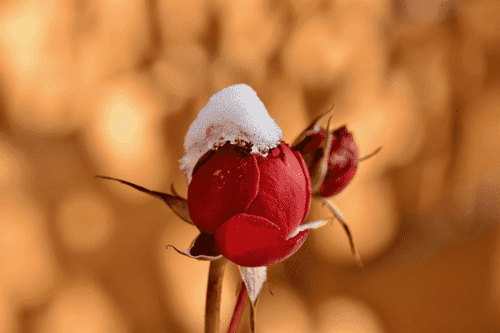
#> input picture inputs/4.jpg, 500 x 333 px, found by its file name
$ python simpleThresholding.py
#> lines starting #> are read from the running program, lines starting #| are printed output that depends on the picture; after the words box and inside, x2 and y2 are one past the last pixel; in counts of white or black regions, pixels touching at a corner belong together
#> further down, img is the input picture: shape (333, 500, 3); mean B, G, R 57.1, 110.6, 184.5
import cv2
import time
import numpy as np

def simple_threshold(src: np.ndarray, thresh: float, maxval: float = 255,thresh_type: int = cv2.THRESH_BINARY) -> np.ndarray:
    """
    Apply simple (global) thresholding.

    Parameters
    ----------
    src : np.ndarray
        Input image (grayscale or color).
    thresh : float
        Threshold value.
    maxval : float
        Maximum value to assign.
    thresh_type : int
        Thresholding type (THRESH_BINARY, THRESH_BINARY_INV, etc.)

    Returns
    -------
    np.ndarray
        Thresholded image.
    """
#> called with thresh = 80, maxval = 255, thresh_type = 0
    start_time = time.time()

    if src is None:
        raise ValueError("`src` is None.")

    if thresh >= maxval:
        raise ValueError("thresh must be less then maxval(i.e 255)")

    if thresh < 0:
        raise ValueError("`thresh` must be non-negative.")

    if src.ndim == 3:
        gray = cv2.cvtColor(src, cv2.COLOR_BGR2GRAY)
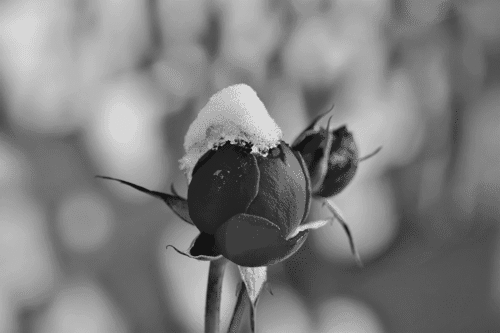
#> gray: shape (333, 500); min 20, max 218, mean 126.7
    else:
        gray = src


    _, img_out = cv2.threshold(gray, thresh, maxval, thresh_type)
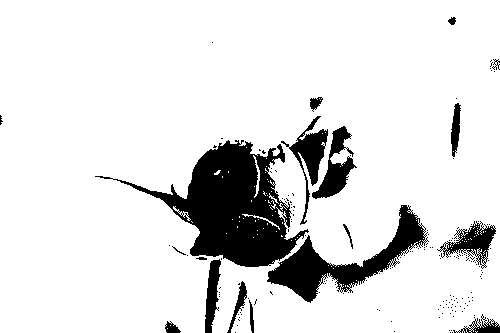
#> img_out: shape (333, 500); 87.6% white; 175 black regions (158 under 20 px), largest, box (x1, y1, x2, y2) and area: (95, 140, 309, 267) 10470, (267, 205, 429, 303) 4337, (281, 116, 328, 225) 1295
    end_time = time.time()
    print(f"Executed Time: {end_time - start_time:.6f}s")

    return img_out


if __name__ == "__main__":
    img = cv2.imread("inputs/4.jpg")
    if img is None:
        raise SystemExit("Image not found")

    res = simple_threshold(img, thresh=80,thresh_type=cv2.THRESH_BINARY)

    cv2.imshow("Simple Threshold", res)
    cv2.waitKey(0)
    cv2.destroyAllWindows()

$ run again, with inputs/2.jpg copied over inputs/4.jpg
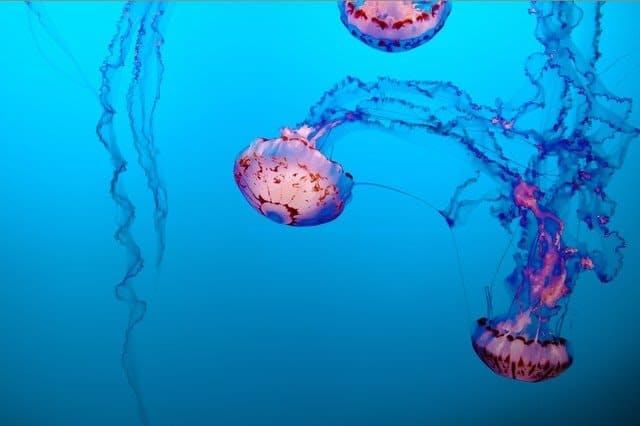
#> input picture inputs/2.jpg, 640 x 426 px, found by its file name
#> img is the input picture: shape (426, 640, 3); mean B, G, R 203.3, 146.5, 13.1
#> in simple_threshold, `gray = cv2.cvtColor(src, cv2.COLOR_BGR2GRAY)`:
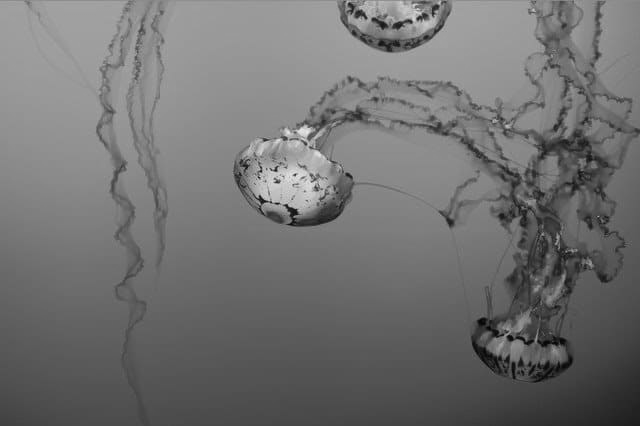
#> gray: shape (426, 640); min 3, max 233, mean 113.1
#> in simple_threshold, `_, img_out = cv2.threshold(gray, thresh, maxval, thresh_type)`:
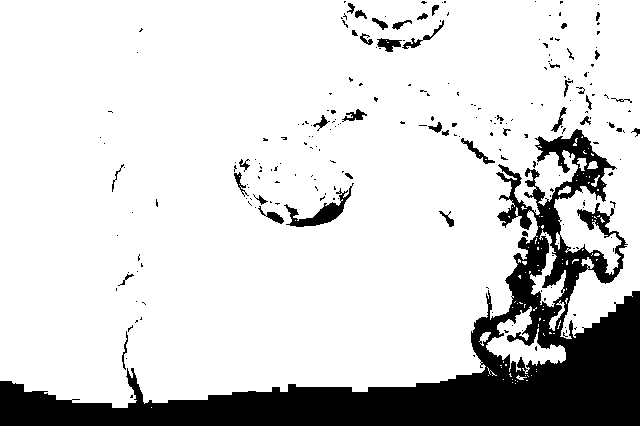
#> img_out: shape (426, 640); 83.4% white; 226 black regions (183 under 20 px), largest, box (x1, y1, x2, y2) and area: (0, 129, 640, 426) 41009, (284, 183, 354, 227) 795, (377, 38, 402, 52) 200

$ run again, with inputs/3.jpg copied over inputs/4.jpg
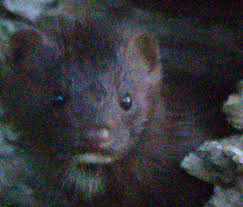
#> input picture inputs/3.jpg, 243 x 207 px, found by its file name
#> img is the input picture: shape (207, 243, 3); mean B, G, R 57.9, 53, 53.1
#> in simple_threshold, `gray = cv2.cvtColor(src, cv2.COLOR_BGR2GRAY)`:
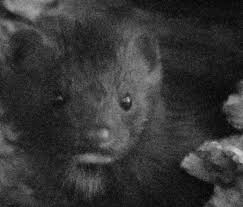
#> gray: shape (207, 243); min 2, max 214, mean 53.6
#> in simple_threshold, `_, img_out = cv2.threshold(gray, thresh, maxval, thresh_type)`:
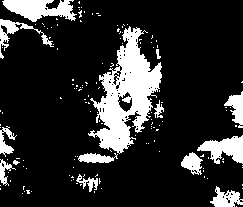
#> img_out: shape (207, 243); 17.4% white; 143 white regions (129 under 20 px), largest, box (x1, y1, x2, y2) and area: (88, 26, 162, 154) 4276, (2, 0, 77, 22) 1021, (197, 135, 243, 164) 752
